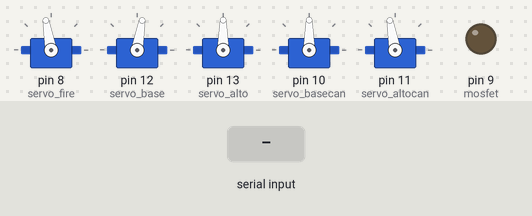
Simulated run of this sketch. Board: Arduino Uno, built with avr-gcc and run on an emulated ATmega328P. On the bench: 5 × servo, output pins drawn as LEDs (lit = HIGH). The test bench sets the inputs (shaded band).

Above: at 1.2 s.
1.3 s: "servo_right\n" received over Serial
At 2.5 s:
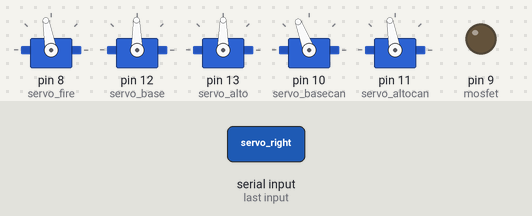
2.8 s: "fire\n" received over Serial
At 2.9 s:
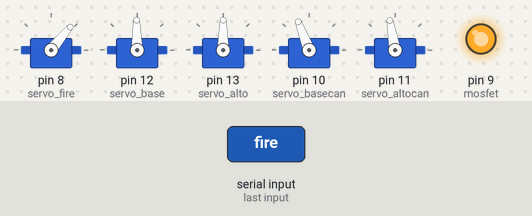
Timing chart, 0 to 5.8 s (numbered marks = the images above; inputs shaded):
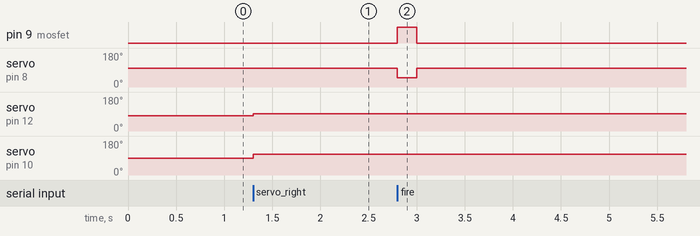

The sketch:

prova_face_servo.ino
```cpp
#include <Servo.h>
#define sevo_base_pin 12
#define servo_alto_pin 13
#define sevo_basecan_pin 10
#define servo_altocan_pin 11
#define servo_fire_pin 8
#define mosfet 9
Servo servo_alto; // servo object representing the MG 996R servo
Servo servo_base;
Servo servo_altocan;
Servo servo_basecan;
Servo servo_fire;

void setup() {
  pinMode(9,OUTPUT);
  digitalWrite(9,LOW);
  servo_fire.attach(8);
  servo_base.attach(12); //90
  servo_alto.attach(13); //90
    servo_basecan.attach(10); //90
  servo_altocan.attach(11);
  servo_base.write(80);
  servo_alto.write(90);
  servo_fire.write(100);
   servo_basecan.write(90);
  servo_altocan.write(100);
  Serial.begin(115200);
  Serial.setTimeout(100);

}

int servo_base_pos=90;
int servo_alto_pos=90;
unsigned long long time_;
unsigned long long previous_time=0;
int delay_time=1500;
void loop() {
if(Serial.available()){
  String data=Serial.readStringUntil('\n');
  if(data=="servo_su"){
    if(servo_alto_pos<=170){
      servo_alto_pos+=1;
    servo_alto.write(servo_alto_pos);
    servo_altocan.write(servo_alto_pos+20);

    }
  }else if(data=="servo_giu"){
    if(servo_alto_pos>=10){
      servo_alto_pos-=1;
  servo_alto.write(servo_alto_pos);
  servo_altocan.write(servo_alto_pos+20);

  }
  }else if(data=="servo_right"){
    if(servo_base_pos<=170){
      servo_base_pos+=1;
  servo_base.write(servo_base_pos);
     servo_basecan.write(servo_base_pos+20);

  }
  }else if(data=="servo_left"){
    if(servo_base_pos>=10){
      servo_base_pos-=1;
  servo_base.write(servo_base_pos);
       servo_basecan.write(servo_base_pos+20);

  }
  }else if(data=="fire"){
    digitalWrite(mosfet,HIGH);
      servo_fire.write(50);
      delay(200);
      servo_fire.write(100);
          digitalWrite(mosfet,LOW);

  }

}}
```

Measured:
- after the input at 1.3 s, servo on pin 12 (servo_base): 80° → 91° at once; servo on pin 10 (servo_basecan): 90° → 111° at once
- after the input at 2.8 s, pin 9 (mosfet): LOW → HIGH at once, → LOW 0.20 s later; servo on pin 8 (servo_fire): 100° → 50° at once, → 100° 0.20 s later
